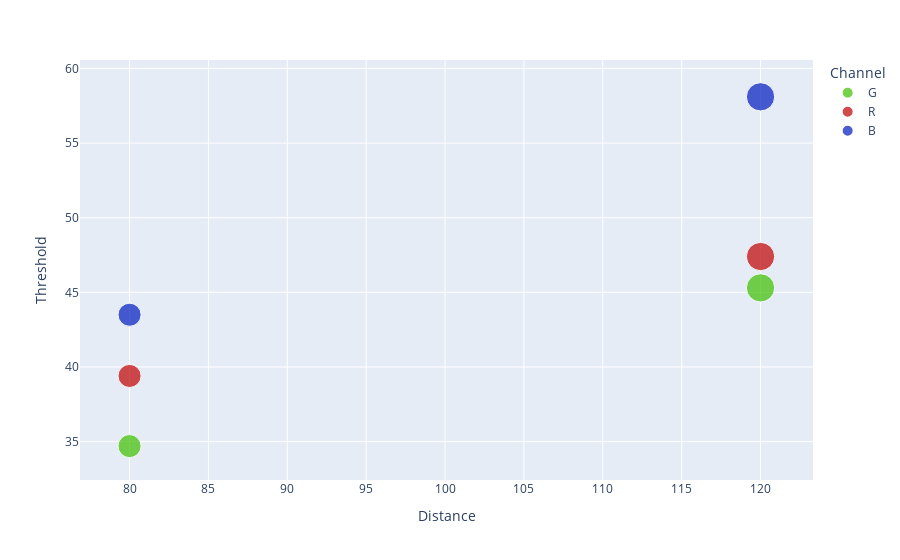

Here is the notebook cell this chart was saved with:
### Code cell
fig = px.scatter(tmp, x = "Distance", y = "Threshold", color = "Channel", size = 'Distance',
                 color_discrete_map = {'R':'#bf0000', 'G':'#3dbf00', 'B':'#001abf'})
fig.show()

### Figure 1 — Plotly figure (JSON) as saved in the notebook; plotly's stock layout.template omitted (floating-point values rounded to 4 significant figures)
{"data": [{"hovertemplate": "Channel=G<br>Distance=%{marker.size}<br>Threshold=%{y}<extra></extra>", "legendgroup": "G", "marker": {"color": "#3dbf00", "size": [80, 120], "sizemode": "area", "sizeref": 0.3, "symbol": "circle"}, "mode": "markers", "name": "G", "orientation": "v", "showlegend": true, "type": "scatter", "x": [80, 120], "xaxis": "x", "y": [34.7, 45.3], "yaxis": "y"}, {"hovertemplate": "Channel=R<br>Distance=%{marker.size}<br>Threshold=%{y}<extra></extra>", "legendgroup": "R", "marker": {"color": "#bf0000", "size": [80, 120], "sizemode": "area", "sizeref": 0.3, "symbol": "circle"}, "mode": "markers", "name": "R", "orientation": "v", "showlegend": true, "type": "scatter", "x": [80, 120], "xaxis": "x", "y": [39.4, 47.4], "yaxis": "y"}, {"hovertemplate": "Channel=B<br>Distance=%{marker.size}<br>Threshold=%{y}<extra></extra>", "legendgroup": "B", "marker": {"color": "#001abf", "size": [80, 120], "sizemode": "area", "sizeref": 0.3, "symbol": "circle"}, "mode": "markers", "name": "B", "orientation": "v", "showlegend": true, "type": "scatter", "x": [80, 120], "xaxis": "x", "y": [43.5, 58.1], "yaxis": "y"}], "layout": {"legend": {"itemsizing": "constant", "title": {"text": "Channel"}, "tracegroupgap": 0}, "margin": {"t": 60}, "xaxis": {"anchor": "y", "domain": [0, 1], "title": {"text": "Distance"}}, "yaxis": {"anchor": "x", "domain": [0, 1], "title": {"text": "Threshold"}}}}
